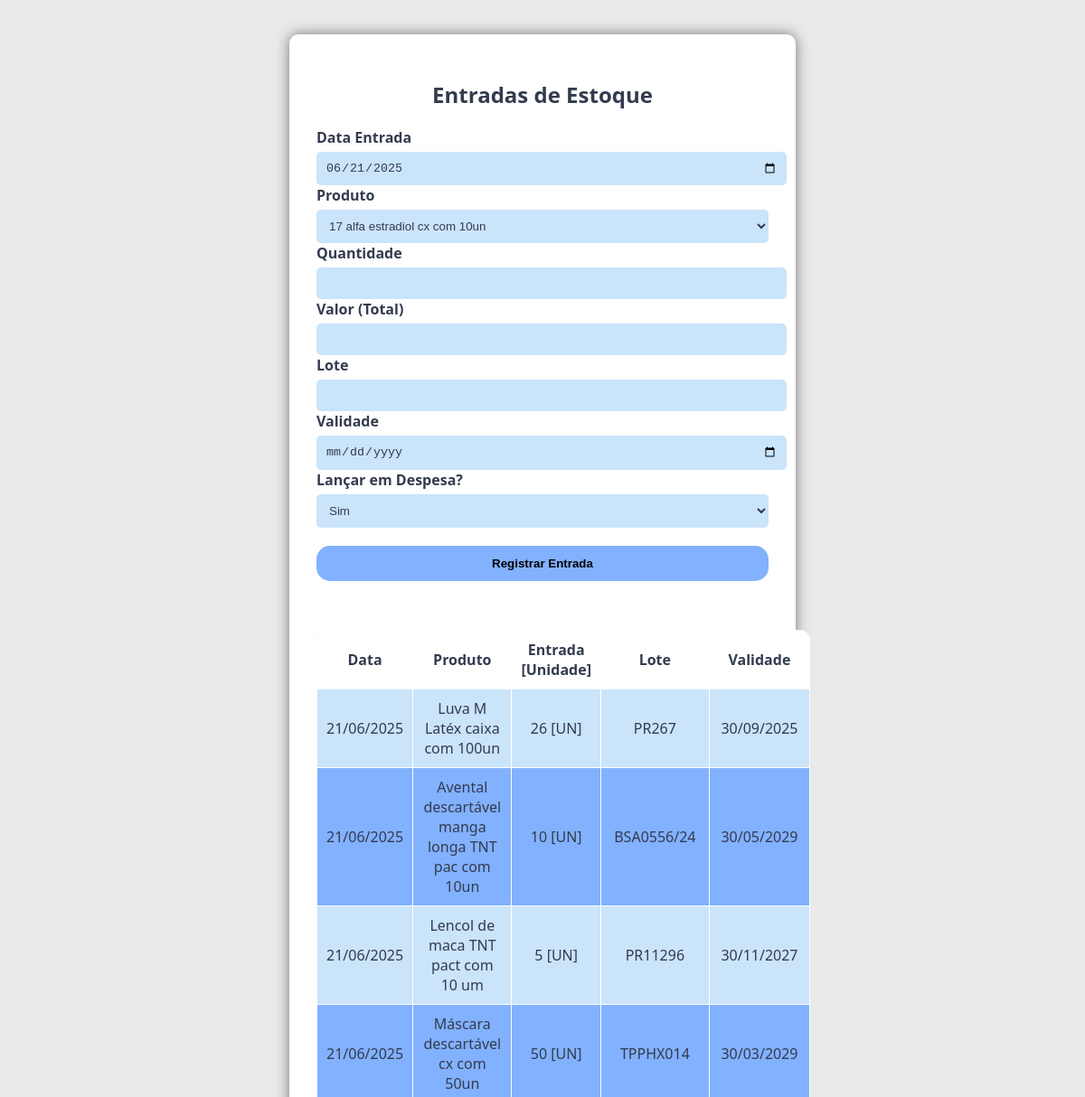
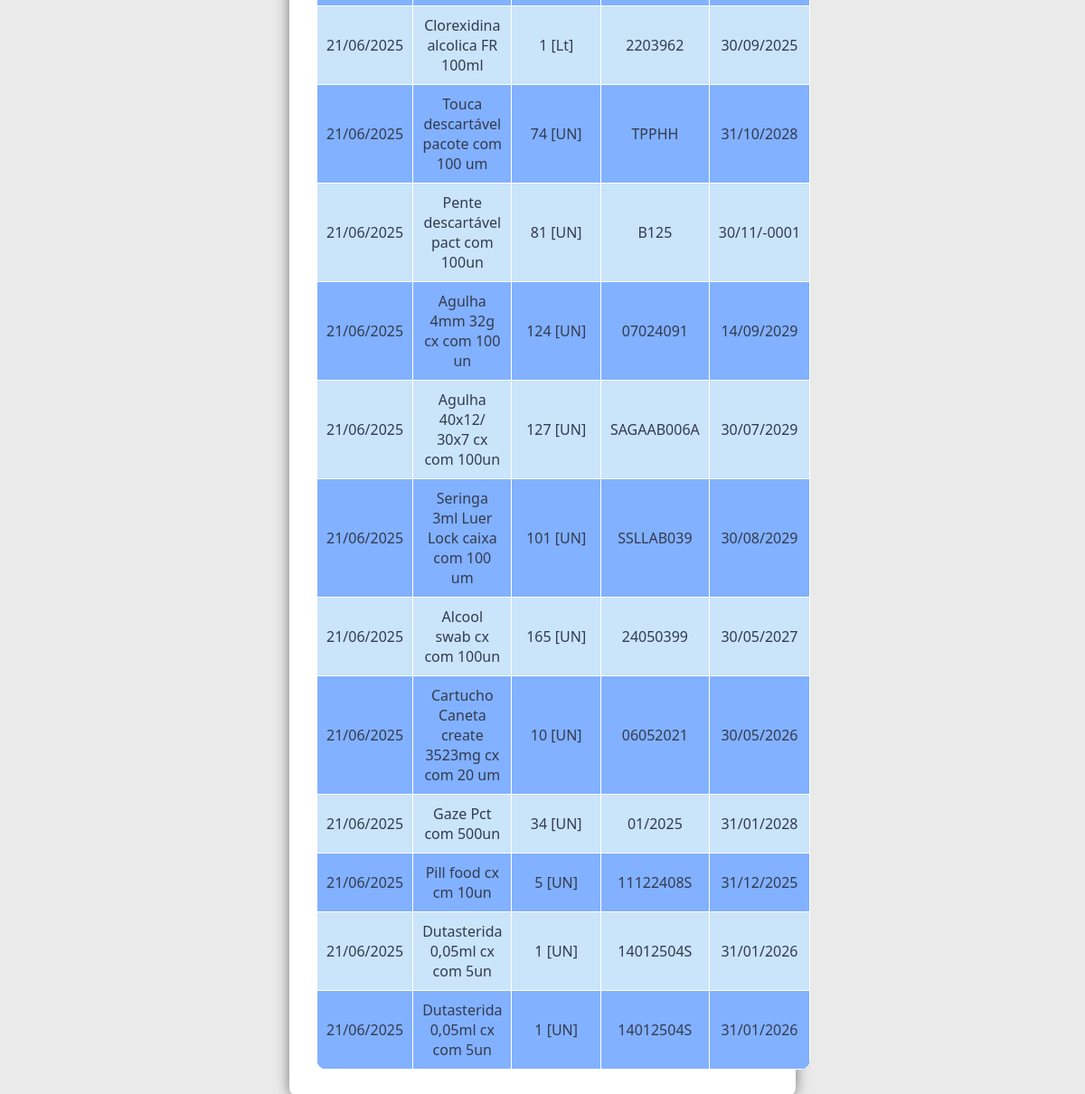
/painel/estoque_entradas.php (signed in), run on the app's committed database (2 pictures, top to bottom).
### tables this page shows
CREATE TABLE `estoque` (
  `id` int(11) NOT NULL,
  `token_emp` varchar(50) NOT NULL,
  `produto` int(11) NOT NULL,
  `tipo` varchar(50) NOT NULL,
  `quantidade` int(11) NOT NULL,
  `data_entrada` datetime NOT NULL DEFAULT current_timestamp(),
  `lote` varchar(50) DEFAULT NULL,
  `validade` datetime DEFAULT NULL
);

CREATE TABLE `estoque_item` (
  `id` int(11) NOT NULL,
  `token_emp` varchar(50) NOT NULL,
  `produto` varchar(100) NOT NULL,
  `minimo` int(11) NOT NULL,
  `unidade` varchar(100) NOT NULL
);

### painel/verifica_login.php (called while the page is built, shortened)
<?php
$css_path = "css/style_colorido.css";

### config/database.php (called while the page is built, shortened)
<?php
$hoje = date('Y-m-d');
?>

### painel/estoque_entradas.php (the view, shortened to what this page needs)
<?php
require('../config/database.php');
require('verifica_login.php');
?>
<!DOCTYPE html>
<html lang="pt-br">
<head>
<link rel="stylesheet" href="<?php echo $css_path ?>">
</head>
<body>
    <form class="form" action="acao.php" method="POST">
        <div class="card">
            <div class="card-top">
                <h2>Entradas de Estoque</h2>
            </div>
            <div class="card-group">
            <label>Data Entrada</label>
            <input type="date" name="data_lancamento" value="<?php echo $hoje; ?>" >
            <label>Produto</label>
            <select name="produto" required>
            <?php
                $query = $conexao->prepare("SELECT * FROM estoque_item WHERE token_emp = '{$_SESSION['token_emp']}' AND id >= :id ORDER BY produto ASC");
                $query->execute(['id' => 1]);
                while ($select = $query->fetch(PDO::FETCH_ASSOC)) {
                    $produto = $select['produto'];
                    $produto_id = $select['id'];
                ?>
                <option value="<?php echo $produto_id; ?>"><?php echo $produto; ?></option>
                <?php
                }
                ?>
                </select>
                <label>Quantidade</label>
                <input type="number" name="produto_quantidade" min="1" max="9999" step="1" required>
                <label>Valor (Total)</label>
                <input type="number" name="produto_valor" min="0.01" max="9999.00" step="0.01" required>
                <label>Lote</label>
                <input type="text" name="produto_lote" minlength="1" maxlength="50" >
                <label>Validade</label>
                <input type="date" name="produto_validade" >
                <label>Lançar em Despesa?</label>
                <select name="lancar_despesa" required>
                <option value="Sim">Sim</option>
                </select>
            <div class="card-group btn"><button type="submit">Registrar Entrada</button></div>
            </div>
    </form>
    <br><br>
    <table>
            <thead>
                <tr>
                    <th>Data</th>
                    <th>Produto</th>
                    <th>Entrada [Unidade]</th>
                    <th>Lote</th>
                    <th>Validade</th>
                </tr>
            </thead>
            <tbody>
                <?php
                $query = $conexao->prepare("SELECT * FROM estoque WHERE token_emp = '{$_SESSION['token_emp']}' AND id >= :id AND tipo = 'Entrada' ORDER BY data_entrada DESC");
                $query->execute(['id' => 1]);
                while ($select = $query->fetch(PDO::FETCH_ASSOC)) {
                    $produto_id = $select['produto'];
                    $quantidade = $select['quantidade'];
                    $data_entrada = $select['data_entrada'];
                    $lote = $select['lote'];
                    $validade = $select['validade'];
                    $query2 = $conexao->prepare("SELECT * FROM estoque_item WHERE token_emp = '{$_SESSION['token_emp']}' AND id = :id");
                    $query2->execute(['id' => $produto_id]);
                    while ($select2 = $query2->fetch(PDO::FETCH_ASSOC)) {
                        $produto = $select2['produto'];
                        $unidade = $select2['unidade'];
                    }
                ?>
                <tr>
                    <td data-label="Data"><?php echo date('d/m/Y', strtotime("$data_entrada")); ?></td>
                    <td data-label="Produto"><?php echo $produto; ?></td>
                    <td data-label="Entrada [Unidade]"><?php echo $quantidade; ?> [<?php echo $unidade; ?>]</td>
                    <td data-label="Lote"><?php echo $lote; ?></td>
                    <td data-label="Validade"><?php echo date('d/m/Y', strtotime("$validade")); ?></td>
                </tr>
                <?php } ?>
            </tbody>
        </table>
</body>
</html>

### painel/css/style_colorido.css (style rules this page uses)
:root { --cor-fundo: #cae4fa; --cor-subfundo: #e6f2ff; --cor-fundo2: #ffffff; --cor-texto: #333b4f; --cor-texto-inverso: #ffffff; --cor-borda-legend: #6a8caf; --cor-botao: #82b1ff; --cor-botao-hover: #3a5f8a; --cor-fundo-focus: #81bbfa; --cor-domingo-feriado-etc: #4eacf8; --cor-titulo: #333b4f; --cor-borda: #aacbe4; --cor-borda-clara: #d6e6f2; --cor-hover: #a0c4ff; --cor-secundaria: #5fa8d3; --cor-h1: #264653; --cor-btn-hover: #3a5f8a; }
body { background-color: #eaeaea; height: 100vh; font-family: 'Segoe UI', Roboto, Helvetica, Arial, sans-serif; }
.form { display: flex; justify-content: center; align-items: center; padding: 30px; }
.card { box-shadow: 0 0 15px rgba(0,0,0,0.5); background: var(--cor-fundo2); padding: 30px; border-radius: 10px; color: var(--cor-texto); margin: auto; }
input[type="text"], input[type="date"] { padding: 10px; border: 1px solid #444; background-color: var(--cor-fundo); color: var(--cor-texto); border-radius: 8px; outline: none; }
.card-top { text-align: center; }
.card-top h2, .card-top h3 { text-align: center; margin-bottom: 20px; }
.card-group { margin-bottom: 10px; }
.card-group label { width: 100%; color: var(--cor-texto); display: block; font-weight: bold; margin-bottom: 5px; }
.card-group input, .card-group select { border-radius: 5px; outline: 0; width: 100%; padding: 10px; border: none; background-color: var(--cor-fundo); color: var(--cor-texto); }
.btn { margin-top: 20px; }
.btn button { width: 100%; padding: 12px; border: none; border-radius: 15px; background-color: var(--cor-botao); color: #000; font-weight: bold; cursor: pointer; transition: background-color 0.3s ease; }
button { background-color: var(--cor-botao); color: var(--cor-texto); border: none; padding: 10px; border-radius: 5px; font-weight: bold; cursor: pointer; transition: background 0.3s ease; }
h2 { text-align: center; margin-bottom: 10px; color: var(--cor-texto); font-size: clamp(1.2rem, 2vw, 1.6rem); }
table { width: 100%; border-collapse: collapse; border-radius: 12px; overflow: hidden; }
thead { background-color: var(--cor-fundo2); }
th, td { border: 1px solid var(--cor-fundo2); padding: 10px; text-align: center; }
th { background-color: var(--cor-fundo2); color: var(--cor-texto); }
tr:nth-child(even) { background-color: var(--cor-botao); color: var(--cor-texto); }
tr:nth-child(odd) { background-color: var(--cor-fundo); color: var(--cor-texto); }

### painel/estoque_entradas.php (style rules this page uses)
.card { width: 100%; max-width: 500px; }

### data on the page
estoque: data_entrada "21/06/2025", estoque_item.produto "Luva M Latéx caixa com 100un", quantidade "26", estoque_item.unidade "UN", lote "PR267", validade "30/09/2025"
estoque: data_entrada "21/06/2025", estoque_item.produto "Avental descartável manga longa TNT pac com 10un", quantidade "10", estoque_item.unidade "UN", lote "BSA0556/24", validade "30/05/2029"
estoque: data_entrada "21/06/2025", estoque_item.produto "Lencol de maca TNT pact com 10 um", quantidade "5", estoque_item.unidade "UN", lote "PR11296", validade "30/11/2027"
estoque: data_entrada "21/06/2025", estoque_item.produto "Máscara descartável cx com 50un", quantidade "50", estoque_item.unidade "UN", lote "TPPHX014", validade "30/03/2029"
estoque: data_entrada "21/06/2025", estoque_item.produto "Clorexidina alcolica FR 100ml", quantidade "1", estoque_item.unidade "Lt", lote "2203962", validade "30/09/2025"
estoque: data_entrada "21/06/2025", estoque_item.produto "Touca descartável pacote com 100 um", quantidade "74", estoque_item.unidade "UN", lote "TPPHH", validade "31/10/2028"
estoque: data_entrada "21/06/2025", estoque_item.produto "Pente descartável pact com 100un", quantidade "81", estoque_item.unidade "UN", lote "B125", validade "30/11/-0001"
estoque: data_entrada "21/06/2025", estoque_item.produto "Agulha 4mm 32g cx com 100 un", quantidade "124", estoque_item.unidade "UN", lote "07024091", validade "14/09/2029"
estoque: data_entrada "21/06/2025", estoque_item.produto "Agulha 40x12/ 30x7 cx com 100un", quantidade "127", estoque_item.unidade "UN", lote "SAGAAB006A", validade "30/07/2029"
estoque: data_entrada "21/06/2025", estoque_item.produto "Seringa 3ml Luer Lock caixa com 100 um", quantidade "101", estoque_item.unidade "UN", lote "SSLLAB039", validade "30/08/2029"
estoque: data_entrada "21/06/2025", estoque_item.produto "Alcool swab cx com 100un", quantidade "165", estoque_item.unidade "UN", lote "24050399", validade "30/05/2027"
estoque: data_entrada "21/06/2025", estoque_item.produto "Cartucho Caneta create 3523mg cx com 20 um", quantidade "10", estoque_item.unidade "UN", lote "06052021", validade "30/05/2026"
estoque: data_entrada "21/06/2025", estoque_item.produto "Gaze Pct com 500un", quantidade "34", estoque_item.unidade "UN", lote "01/2025", validade "31/01/2028"
estoque: data_entrada "21/06/2025", estoque_item.produto "Pill food cx cm 10un", quantidade "5", estoque_item.unidade "UN", lote "11122408S", validade "31/12/2025"
estoque: data_entrada "21/06/2025", estoque_item.produto "Dutasterida 0,05ml cx com 5un", quantidade "1", estoque_item.unidade "UN", lote "14012504S", validade "31/01/2026"
estoque: data_entrada "21/06/2025", estoque_item.produto "Dutasterida 0,05ml cx com 5un", quantidade "1", estoque_item.unidade "UN", lote "14012504S", validade "31/01/2026"

### other printed values
form field produto "17 alfa estradiol cx com 10un"
